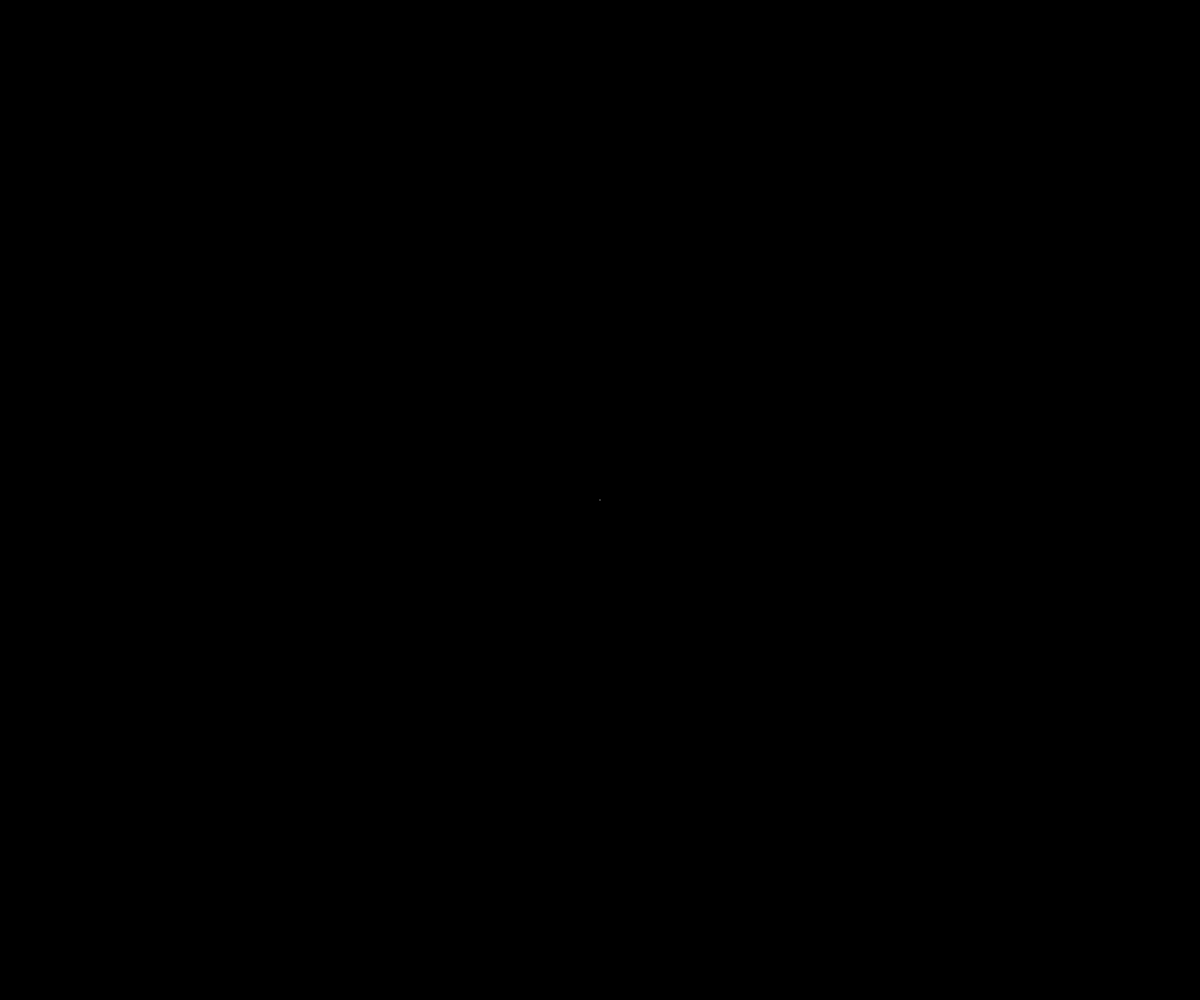
Frame 1 (no input)
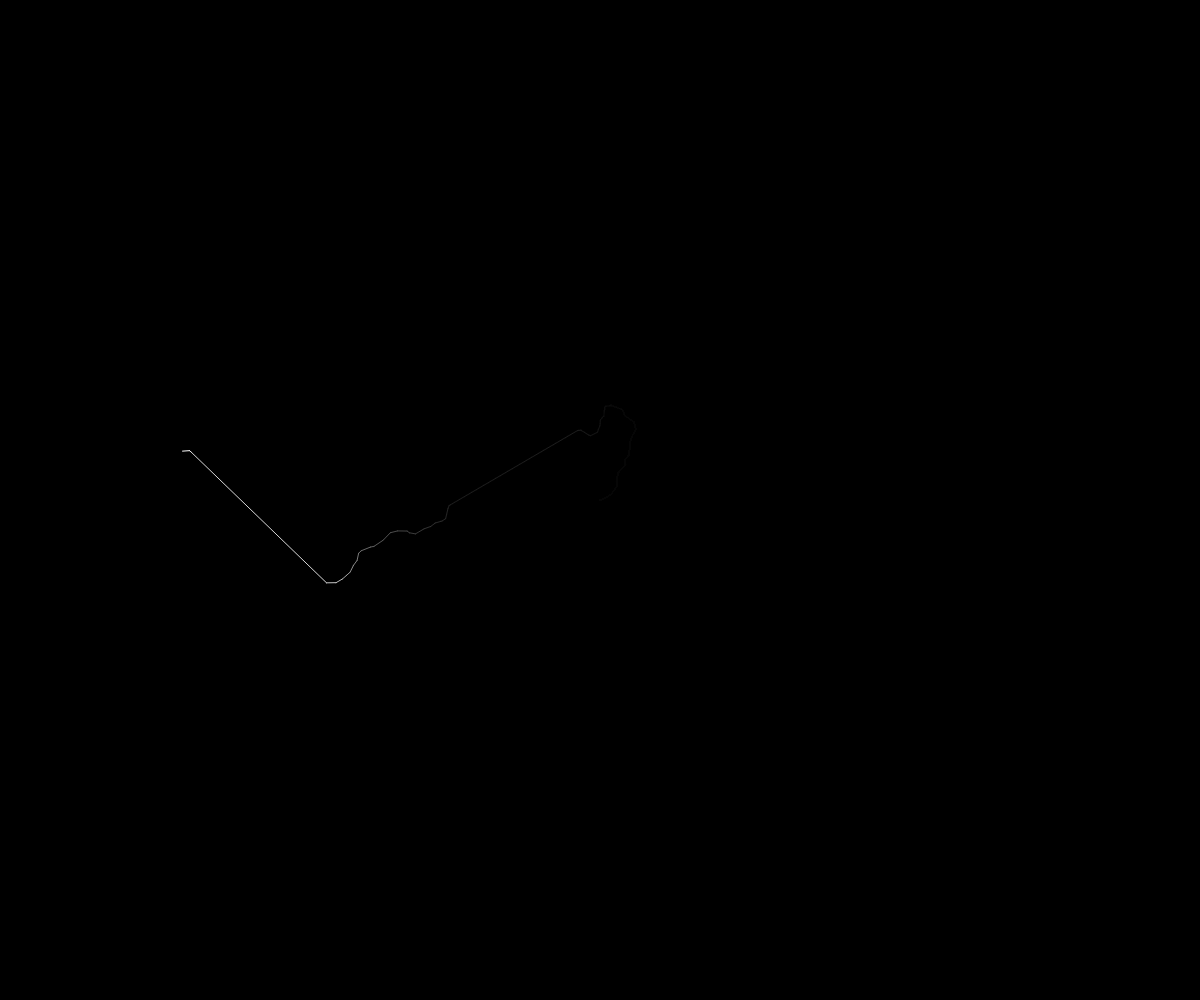
Frame 60 (no input)
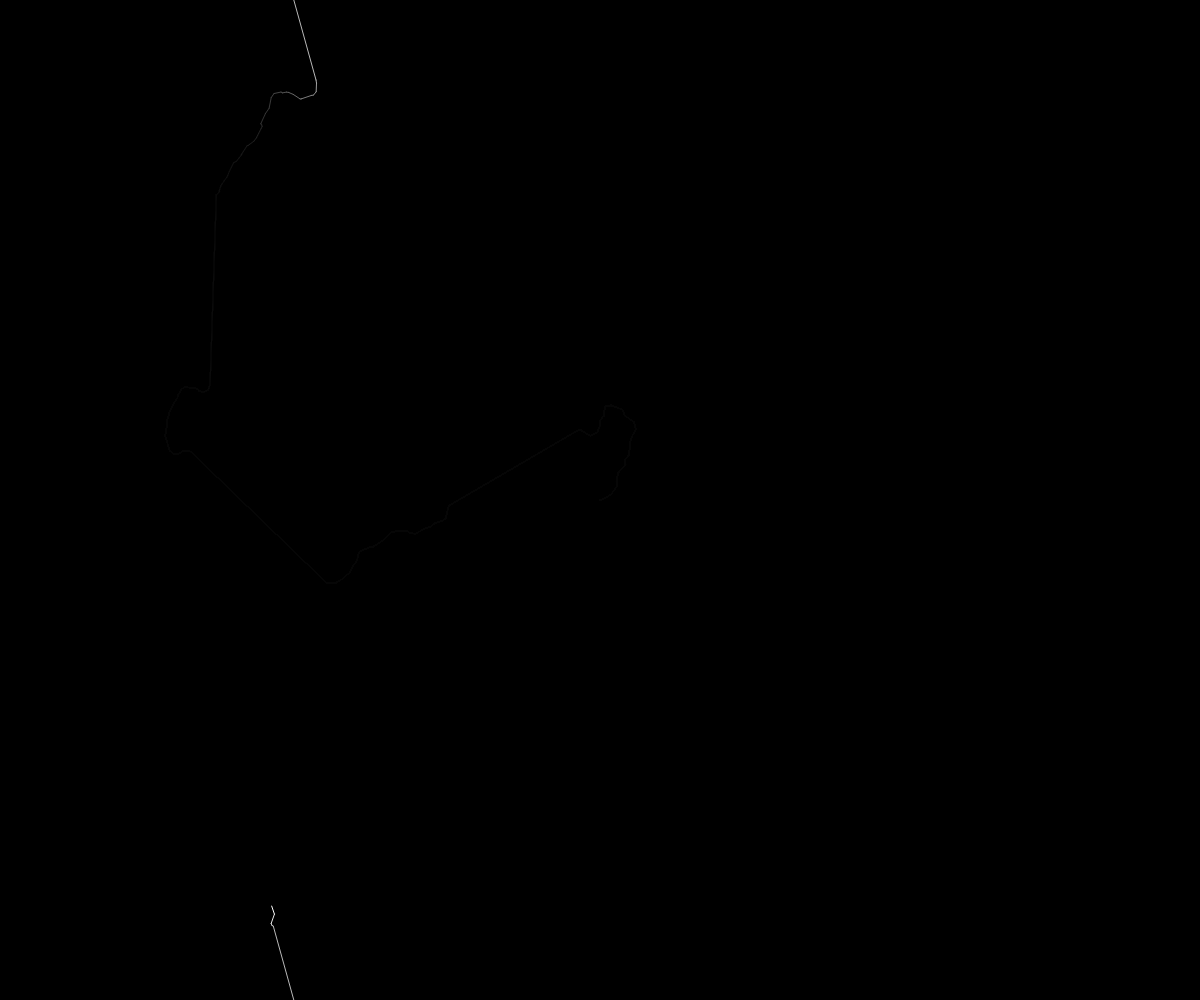
Frame 120 (the mouse pressed at the canvas centre since frame 60)

The p5.js sketch that drew these frames (run headless with seeded random() and noise() and a simulated clock; from frame 60 on, the mouse is pressed at the canvas centre):

// p5.js sketch
// ── sketch.js
var pos;
var prevpos;
var direction;

function setup() {
  createCanvas(window.innerWidth, window.innerHeight);
  pos = createVector(width / 2, height / 2);
  prevpos = pos.copy();
  direction = p5.Vector.random2D();
  background(0);
  frameRate(60);
}

function draw() {
  background(0, 20);
  stroke(255);
  line(prevpos.x, prevpos.y, pos.x, pos.y);
  if (pos.x < 0 || pos.x >= width || pos.y < 0 || pos.y >= height) {
    if (pos.x < 0) {
      prevpos.x += width;
      pos.x += width;
    }
    if (pos.x >= width) {
      prevpos.x -= width;
      pos.x -= width;
    }
    if (pos.y < 0) {
      prevpos.y += height;
      pos.y += height;
    }
    if (pos.y >= height) {
      prevpos.y -= height;
      pos.y -= height;
    }
    line(prevpos.x, prevpos.y, pos.x, pos.y);
  }
  prevpos.set(pos);
  direction.rotate((random(-1, 1) * PI) / 4);
  direction.setMag(random() * (random() < 0.05 ? 200 : 10) + 1);
  pos.add(direction);
}
